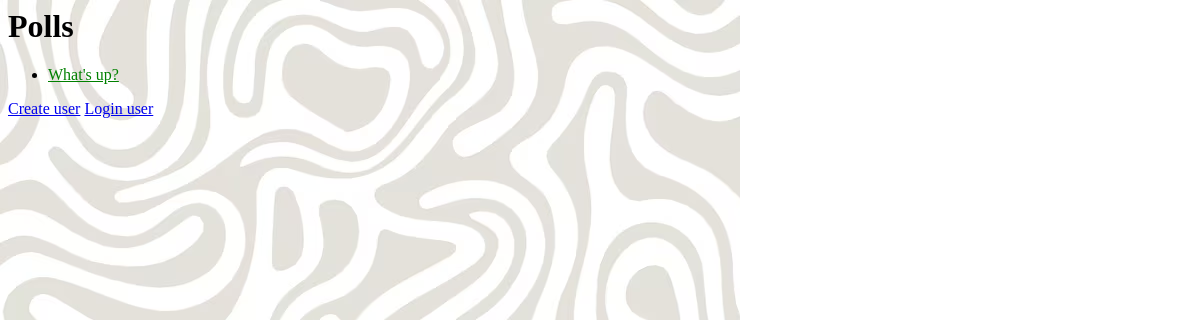
The app's page /, older data.
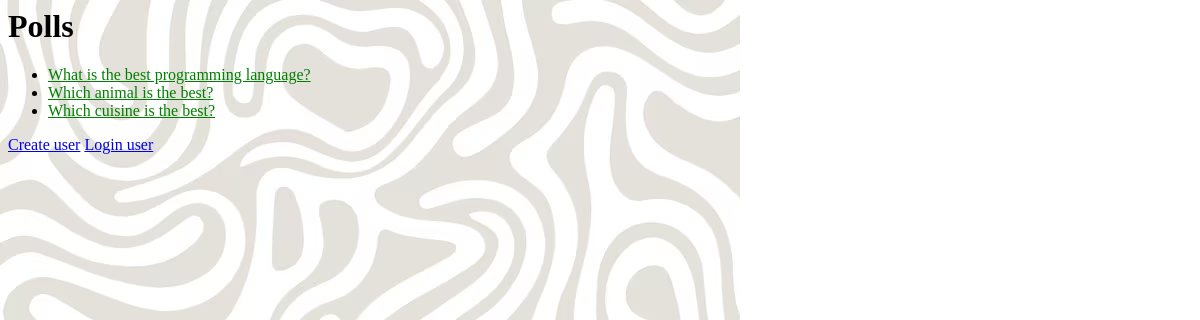
The same page, newer data.
### polls/models.py (models this page shows, shortened)
class Question(models.Model):
    question_text = models.CharField(max_length=200)
    pub_date = models.DateTimeField('date published')
    asker = models.ForeignKey(User, on_delete=models.CASCADE)
    def was_published_recently(self):
        now = timezone.now()
        return now - datetime.timedelta(days=1) <= self.pub_date <= now
    was_published_recently.admin_order_field = 'pub_date'
    was_published_recently.boolean = True
    was_published_recently.short_description = 'Published recently?'

### polls/views.py (the view)
# urls.py: path('', views.IndexView.as_view(), name='index'),
class IndexView(generic.ListView):
    template_name = 'polls/index.html'
    context_object_name = 'latest_question_list'
    def get_queryset(self):
        return Question.objects.filter(
            pub_date__lte=timezone.now()
        ).order_by('-pub_date')[:5]

### polls/templates/polls/index.html (shortened to what this page needs)
{% load static %}
<link rel="stylesheet" type="text/css" href="{% static 'polls/style.css' %}">
<h1>Polls</h1>
{% if latest_question_list %}
    <ul>
    {% for question in latest_question_list %}
        <li><a href="{% url 'polls:detail' question.id %}">{{ question.question_text }}</a></li>
    {% endfor %}
    </ul>
{% else %}
    <p>No polls are available.</p>
{% endif %}
{% if user.is_authenticated  %}
<a href="{% url 'polls:create-poll' %}">Create poll</a>
<a href="{% url 'polls:log-out' %}">Log out</a>
{% comment %}
{% endcomment %}
<a href="{% url 'polls:user-page' user.id %}">User page</a>
{% else %}
<a href="{% url 'polls:new-user' %}">Create user</a>
<a href="{% url 'polls:log-in' %}">Login user</a>
{% endif %}

### polls/static/polls/style.css (style rules this page uses)
li a { color: green; }

Row changes from the older to the newer data that the page shows:
removed Question: question_text "What's up?"
added Question: question_text "What is the best programming language?"
added Question: question_text "Which animal is the best?"
added Question: question_text "Which cuisine is the best?"
